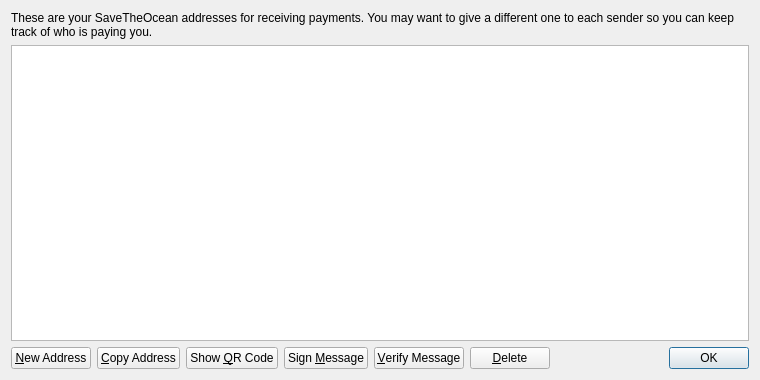
<?xml version="1.0" encoding="UTF-8"?>
<ui version="4.0">
 <class>AddressBookPage</class>
 <widget class="QWidget" name="AddressBookPage">
  <property name="geometry">
   <rect>
    <x>0</x>
    <y>0</y>
    <width>760</width>
    <height>380</height>
   </rect>
  </property>
  <property name="windowTitle">
   <string>Address Book</string>
  </property>
  <layout class="QVBoxLayout" name="verticalLayout">
   <item>
    <widget class="QLabel" name="labelExplanation">
     <property name="text">
      <string>These are your SaveTheOcean addresses for receiving payments. You may want to give a different one to each sender so you can keep track of who is paying you.</string>
     </property>
     <property name="textFormat">
      <enum>Qt::PlainText</enum>
     </property>
     <property name="wordWrap">
      <bool>true</bool>
     </property>
    </widget>
   </item>
   <item>
    <widget class="QTableView" name="tableView">
     <property name="contextMenuPolicy">
      <enum>Qt::CustomContextMenu</enum>
     </property>
     <property name="toolTip">
      <string>Double-click to edit address or label</string>
     </property>
     <property name="tabKeyNavigation">
      <bool>false</bool>
     </property>
     <property name="alternatingRowColors">
      <bool>true</bool>
     </property>
     <property name="selectionMode">
      <enum>QAbstractItemView::SingleSelection</enum>
     </property>
     <property name="selectionBehavior">
      <enum>QAbstractItemView::SelectRows</enum>
     </property>
     <property name="sortingEnabled">
      <bool>true</bool>
     </property>
     <attribute name="verticalHeaderVisible">
      <bool>false</bool>
     </attribute>
    </widget>
   </item>
   <item>
    <layout class="QHBoxLayout" name="horizontalLayout">
     <item>
      <widget class="QPushButton" name="newAddressButton">
       <property name="toolTip">
        <string>Create a new address</string>
       </property>
       <property name="text">
        <string>&amp;New Address</string>
       </property>
       <property name="icon">
        <iconset resource="../bitcoin.qrc">
         <normaloff>:/icons/add</normaloff>:/icons/add</iconset>
       </property>
      </widget>
     </item>
     <item>
      <widget class="QPushButton" name="copyToClipboard">
       <property name="toolTip">
        <string>Copy the currently selected address to the system clipboard</string>
       </property>
       <property name="text">
        <string>&amp;Copy Address</string>
       </property>
       <property name="icon">
        <iconset resource="../bitcoin.qrc">
         <normaloff>:/icons/editcopy</normaloff>:/icons/editcopy</iconset>
       </property>
      </widget>
     </item>
     <item>
      <widget class="QPushButton" name="showQRCode">
       <property name="text">
        <string>Show &amp;QR Code</string>
       </property>
       <property name="icon">
        <iconset resource="../bitcoin.qrc">
         <normaloff>:/icons/qrcode</normaloff>:/icons/qrcode</iconset>
       </property>
      </widget>
     </item>
     <item>
      <widget class="QPushButton" name="signMessage">
       <property name="toolTip">
        <string>Sign a message to prove you own a SaveTheOcean address</string>
       </property>
       <property name="text">
        <string>Sign &amp;Message</string>
       </property>
       <property name="icon">
        <iconset resource="../bitcoin.qrc">
         <normaloff>:/icons/edit</normaloff>:/icons/edit</iconset>
       </property>
      </widget>
     </item>
     <item>
      <widget class="QPushButton" name="verifyMessage">
       <property name="toolTip">
        <string>Verify a message to ensure it was signed with a specified SaveTheOcean address</string>
       </property>
       <property name="text">
        <string>&amp;Verify Message</string>
       </property>
       <property name="icon">
        <iconset resource="../bitcoin.qrc">
         <normaloff>:/icons/transaction_0</normaloff>:/icons/transaction_0</iconset>
       </property>
      </widget>
     </item>
     <item>
      <widget class="QPushButton" name="deleteButton">
       <property name="toolTip">
        <string>Delete the currently selected address from the list</string>
       </property>
       <property name="text">
        <string>&amp;Delete</string>
       </property>
       <property name="icon">
        <iconset resource="../bitcoin.qrc">
         <normaloff>:/icons/remove</normaloff>:/icons/remove</iconset>
       </property>
      </widget>
     </item>
     <item>
      <spacer name="horizontalSpacer">
       <property name="orientation">
        <enum>Qt::Horizontal</enum>
       </property>
       <property name="sizeHint" stdset="0">
        <size>
         <width>40</width>
         <height>20</height>
        </size>
       </property>
      </spacer>
     </item>
     <item>
      <widget class="QDialogButtonBox" name="buttonBox">
       <property name="sizePolicy">
        <sizepolicy hsizetype="Maximum" vsizetype="Fixed">
         <horstretch>0</horstretch>
         <verstretch>0</verstretch>
        </sizepolicy>
       </property>
       <property name="standardButtons">
        <set>QDialogButtonBox::Ok</set>
       </property>
      </widget>
     </item>
    </layout>
   </item>
  </layout>
 </widget>
 <resources>
  <include location="../bitcoin.qrc"/>
 </resources>
 <connections/>
</ui>
